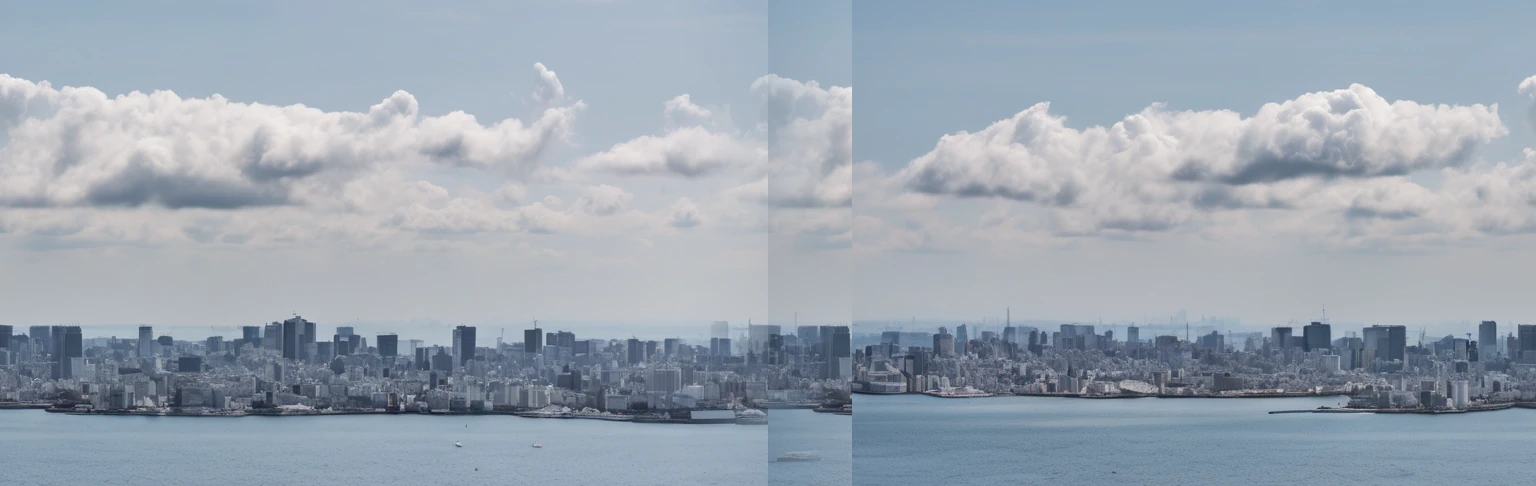
#> input picture eigyousha-sim/bg-layers-v2/bg2-day-bridge.webp, 1536 x 486 px, given in place of night_s1201.png, which was not available
$ python make_layers.py
#> lines starting #> are read from the running program, lines starting #| are printed output that depends on the picture
#!/usr/bin/env python3
"""背景v2 後処理: 帯切り出し → 連結(ダブルストリップ) → ラップブレンド無縫化 → WebP化
方式は BG2-PREP.md §2 に準拠。実行ログは数値を標準出力に出す。"""
import numpy as np
from PIL import Image
import os

RAW = os.path.expanduser("~/workspace/games/probox-shutoko/bg-v2-raw/probox_bg_v2")
OUT = os.path.expanduser("~/workspace/games/probox-shutoko/bg-layers-v2")
CHK = os.path.expanduser("~/workspace/games/probox-shutoko/inspection-bg2")
os.makedirs(OUT, exist_ok=True); os.makedirs(CHK, exist_ok=True)

BH = 486  # 帯の高さ(px) 全シーン共通

def load(p): return Image.open(os.path.join(RAW, p)).convert("RGB")
#> called with p = 'night/night_s1201.png'
#> returned value is the input picture: PIL image 1536x486 RGB; mean R, G, B 155.2, 166, 177.6

def crop(img, x0, y0, x1, y1):
#> called with x0 = 0, y0 = 88, x1 = 1536, y1 = 574
    c = img.crop((x0, y0, x1, y1)); assert c.size[1] == BH, c.size; return c
#> call 2 of load, with p = 'night/night_s1205.png'
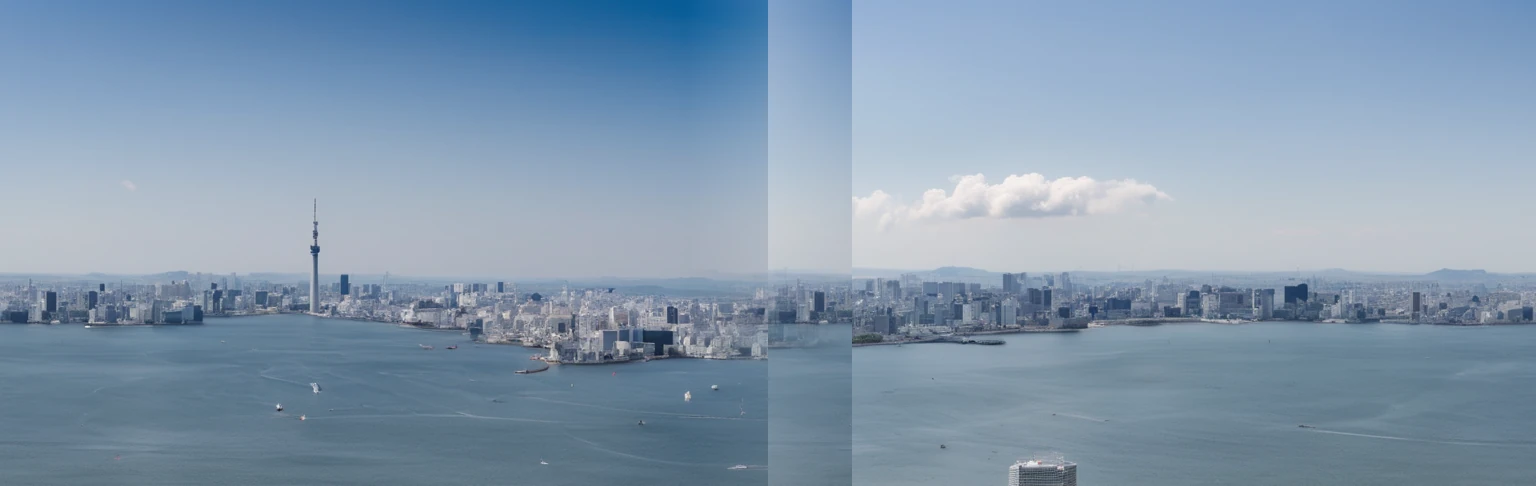
#> input picture eigyousha-sim/bg-layers-v2/bg2-day-wangan.webp, 1536 x 486 px, given in place of night_s1205.png, which was not available
#> in load, returned value is the input picture: PIL image 1536x486 RGB; mean R, G, B 131.5, 153.4, 174.7
#> call 2 of crop, with x0 = 0, y0 = 203, x1 = 1300, y1 = 689
#> in crop (call 2), `c = img.crop((x0, y0, x1, y1))`:
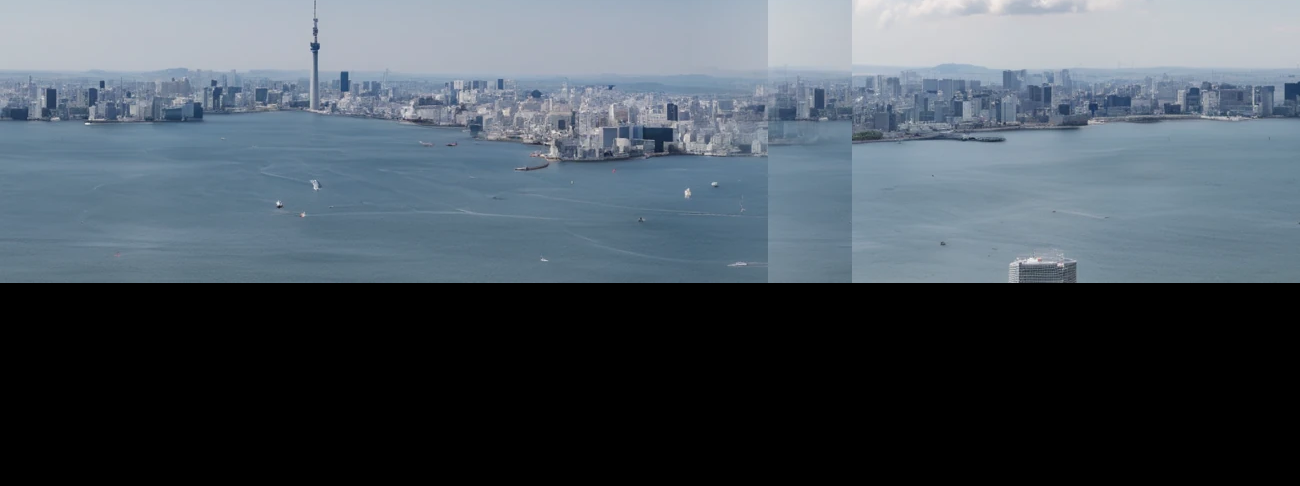
#> c: PIL image 1300x486 RGB; mean R, G, B 73.6, 83.7, 92.9

def join_overlap(a, b, ov):
    """a の右端と b の左端を ov px のリニアクロスフェードで連結"""
#> called with ov = 200
    wa, ha = a.size; wb, hb = b.size; assert ha == hb == BH
#> after `wa, ha = a.size`: wa = 1536; ha = 486
#> after `wb, hb = b.size`: wb = 1300; hb = 486
    W = wa + wb - ov
#> W = 2636
    out = Image.new("RGB", (W, BH))
#> out: PIL image 2636x486 RGB; every value is 0
    out.paste(a, (0, 0))
    # b の左 ov px 分は a の右端とブレンド
    an = np.asarray(a, dtype=np.float32); bn = np.asarray(b, dtype=np.float32)
    t = np.linspace(0, 1, ov, dtype=np.float32)[None, :, None]
    blend = an[:, wa-ov:wa] * (1-t) + bn[:, 0:ov] * t
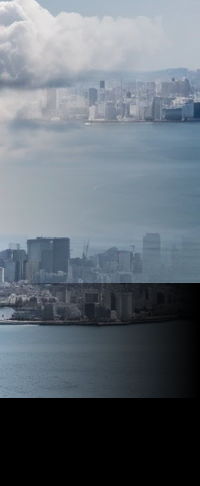
#> blend: shape (486, 200, 3) float32; mean R, G, B 98.7, 107.8, 116.5
    out.paste(Image.fromarray(blend.astype(np.uint8)), (wa-ov, 0))
    out.paste(b.crop((ov, 0, wb, BH)), (wa, 0))
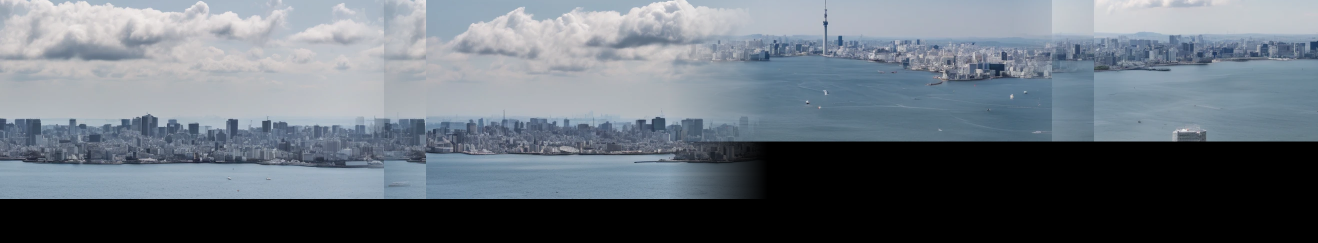
#> out: PIL image 2636x486 RGB (shown at 1/2 size); mean R, G, B 102.5, 111.1, 120
#| night joined: (2636, 486)
    return out

def wrap_seamless(img, frac=0.13):
    """50%オフセット＋中央クロスフェードで左右端を完全一致させる（prep §2-3 主方式）"""
#> called with frac = 0.11
    W, H = img.size
#> W = 2636; H = 486
    arr = np.asarray(img, dtype=np.float32)
    off = np.roll(arr, W//2, axis=1)          # オフセット版（端＝元中央で連続）
    bw = int(W * frac)
#> bw = 289
    x0 = W//2 - bw//2; x1 = x0 + bw
#> after `x0 = W // 2 - bw // 2`: x0 = 1174
#> after `x1 = x0 + bw`: x1 = 1463
    t = np.linspace(0, 1, bw, dtype=np.float32)[None, :, None]
#> t = 289 values from 0 to 1
    out = off.copy()
    out[:, x0:x1] = off[:, x0:x1] * (1-t) + arr[:, x0:x1] * t
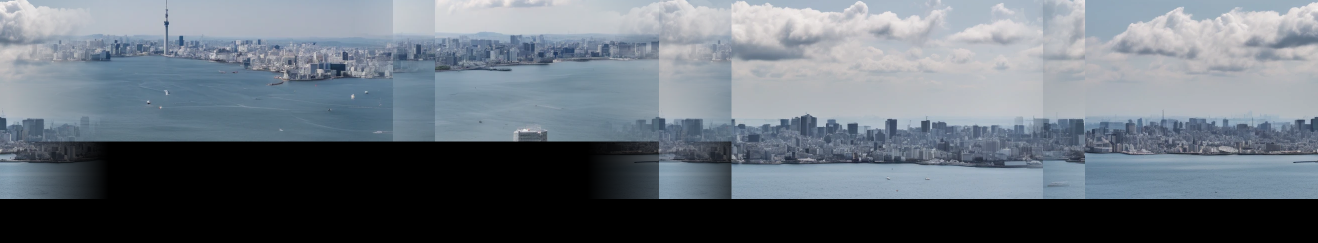
#> out: shape (486, 2636, 3) float32 (shown at 1/2 size); mean R, G, B 102.3, 111, 119.9
    return Image.fromarray(out.astype(np.uint8))
#> returned value: PIL image 2636x486 RGB

def save_webp(img, name, q):
    p = os.path.join(OUT, name)
    img.save(p, "WEBP", quality=q, method=6)
    print(f"{name}: {img.size[0]}x{img.size[1]} q={q} {os.path.getsize(p)/1024:.0f} KB")
    return p

def seam_check(img, name):
    """タイルを横に並べ、右端→左端の接続部（＝本物の継ぎ目）を中央に置いた確認画像"""
#> called with name = 'seam-night.png'
    W, H = img.size
#> W = 2636; H = 486
    seg = 500  # 継ぎ目の前後500pxずつ
    chk = Image.new("RGB", (seg*2, H))
#> chk: PIL image 1000x486 RGB; every value is 0
    chk.paste(img.crop((W-seg, 0, W, H)), (0, 0))       # タイル右端
    chk.paste(img.crop((0, 0, seg, H)), (seg, 0))       # タイル左端（接続）
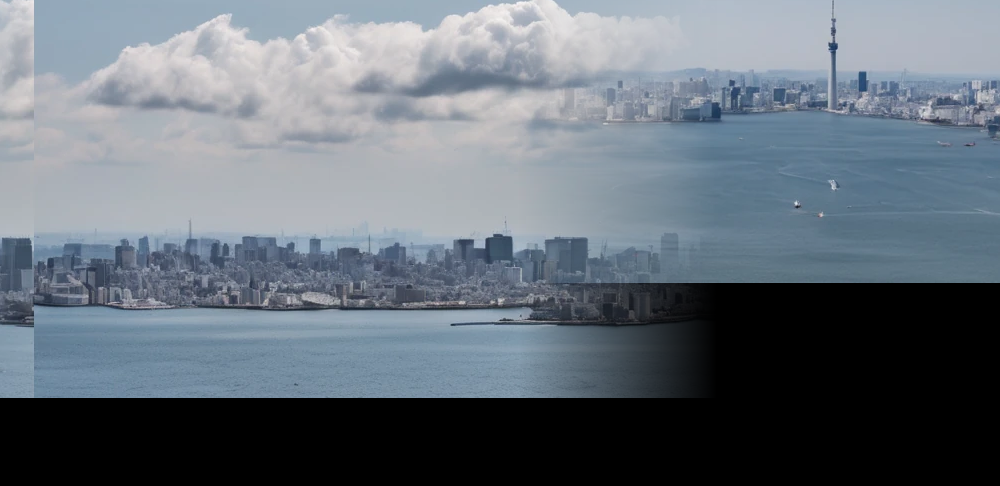
#> chk: PIL image 1000x486 RGB; mean R, G, B 102.4, 111.7, 121.2
    chk.save(os.path.join(CHK, name))

# ---------------- 夜: ダブルストリップ (s1201 + s1205) ----------------
n1 = crop(load("night/night_s1201.png"), 0, 88, 1536, 88+BH)     # 遠岸=帯内8.6%
n2 = crop(load("night/night_s1205.png"), 0, 203, 1300, 203+BH)   # 地平線=帯内8.6% / 右端タワー(x~1470)を除外 / 星streak域y<203を回避
night = join_overlap(n1, n2, 200)
print("night joined:", night.size)
night = wrap_seamless(night, 0.11)
seam_check(night, "seam-night.png")
save_webp(night, "bg2-night.webp", 90)
#| bg2-night.webp: 2636x486 q=90 87 KB

# ---------------- 夕: ダブルストリップ (s2203 + s2201) ----------------
s3 = crop(load("sunset/sunset_s2203.png"), 0, 60, 1536, 60+BH)   # 水際=帯内68%
#> call 3 of crop, with x0 = 0, y0 = 60, x1 = 1536, y1 = 546
#> in crop (call 3), `c = img.crop((x0, y0, x1, y1))`:
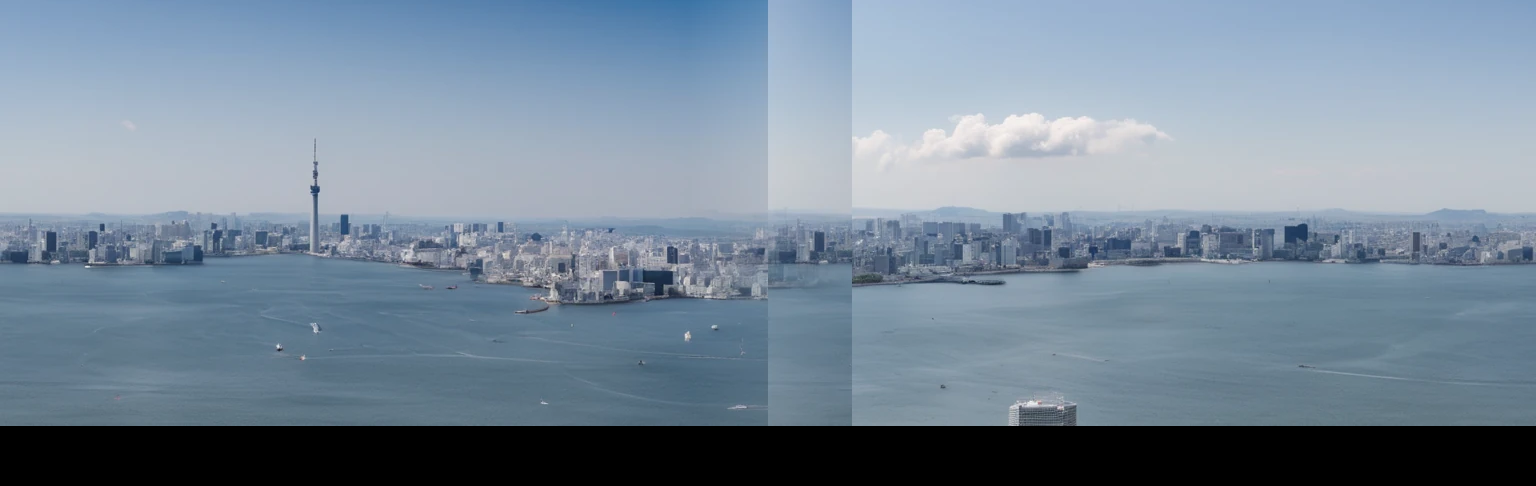
#> c: PIL image 1536x486 RGB; mean R, G, B 118.5, 135.5, 151.7
s1 = crop(load("sunset/sunset_s2201.png"), 0, 25, 1536, 25+BH)   # 地平線=帯内68%
#> (the run stopped early here; a loop or call above may not have finished)
